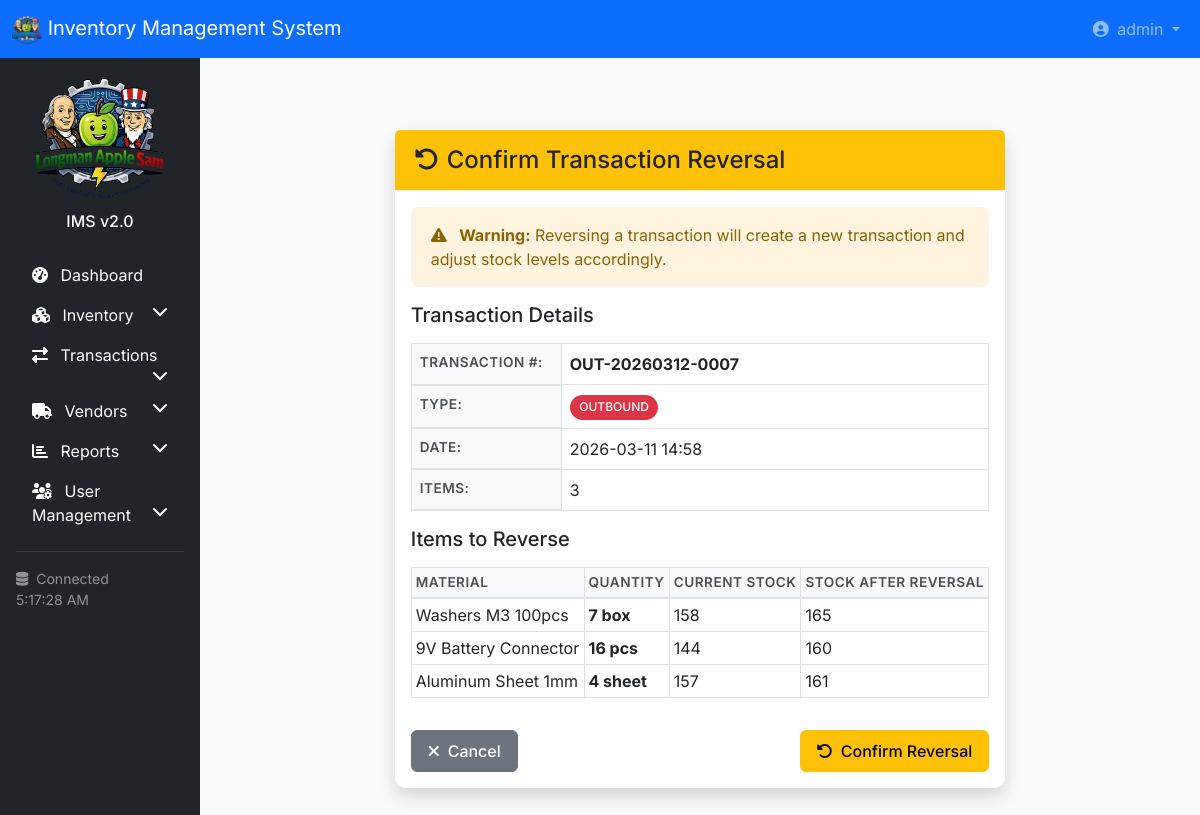
The page /transactions/transaction/7/reverse/ (signed in) on the database its author committed.
### transactions/models.py (models this page shows, shortened)
class Transaction(models.Model):
    TRANSACTION_TYPES = [
        ('inbound', 'Inbound'),
        ('outbound', 'Outbound'),
        ('return', 'Return'),
        ('adjustment', 'Adjustment'),
        ('transfer', 'Transfer'),
    ]
    transaction_number = models.CharField(max_length=50, unique=True)
    transaction_type = models.CharField(max_length=20, choices=TRANSACTION_TYPES)
    reference_number = models.CharField(max_length=50, blank=True, help_text="PO number, SO number, etc.")
    transaction_date = models.DateTimeField(default=timezone.now)
    notes = models.TextField(blank=True)
    created_by = models.ForeignKey('auth.User', on_delete=models.SET_NULL, null=True)
    created_at = models.DateTimeField(auto_now_add=True)
    updated_at = models.DateTimeField(auto_now=True)
    class Meta:
        ordering = ['-transaction_date']

class TransactionItem(models.Model):
    transaction = models.ForeignKey(Transaction, on_delete=models.CASCADE, related_name='items')
    material = models.ForeignKey('inventory.Material', on_delete=models.PROTECT)
    quantity = models.IntegerField(validators=[MinValueValidator(1)])
    unit_price = models.DecimalField(max_digits=10, decimal_places=2, default=0)
    line_total = models.DecimalField(max_digits=12, decimal_places=2, default=0)
    stock_before = models.IntegerField(default=0)
    stock_after = models.IntegerField(default=0)
    class Meta:
        ordering = ['id']

### inventory/models.py (models this page shows, shortened)
class Material(models.Model):
    STATUS_CHOICES = [
        ('active', 'Active'),
        ('inactive', 'Inactive'),
        ('discontinued', 'Discontinued'),
    ]
    ALERT_STATUS_CHOICES = [
        ('normal', 'Normal'),
        ('low', 'Low'),
        ('excess', 'Excess'),
    ]
    material_code = models.CharField(max_length=50, unique=True)
    name = models.CharField(max_length=200)
    category = models.ForeignKey(Category, on_delete=models.PROTECT, related_name='materials')
    description = models.TextField(blank=True)
    unit = models.CharField(max_length=20, help_text="e.g., pcs, kg, meters")
    specification = models.CharField(max_length=200, blank=True)
    current_stock = models.IntegerField(default=0, validators=[MinValueValidator(0)])
    minimum_stock = models.IntegerField(default=10)
    maximum_stock = models.IntegerField(default=1000)
    reorder_point = models.IntegerField(default=20)
    location = models.CharField(max_length=100, blank=True)
    unit_cost = models.DecimalField(max_digits=10, decimal_places=2, default=0)
    status = models.CharField(max_length=20, choices=STATUS_CHOICES, default='active')
    image = models.ImageField(upload_to='materials/', blank=True, null=True)
    created_at = models.DateTimeField(auto_now_add=True)
    updated_at = models.DateTimeField(auto_now=True)
    created_by = models.ForeignKey('auth.User', on_delete=models.SET_NULL, null=True)
    alert_status_override = models.CharField(
        max_length=20,
        choices=ALERT_STATUS_CHOICES,
        blank=True,
        null=True,
        help_text="Manually override the calculated alert status"
    )
    class Meta:
        ordering = ['material_code']

### transactions/views.py (the view, shortened to what this page needs)
# urls.py: path('transaction/<int:pk>/reverse/', views.reverse_transaction, name='reverse_transaction'),
@login_required
def reverse_transaction(request, pk):
    transaction = get_object_or_404(Transaction, pk=pk)
    if transaction.transaction_type == 'adjustment':
        messages.error(request, 'Adjustment transactions cannot be reversed.')
        return redirect('transactions:transaction_detail', pk=transaction.pk)
    context = {
        'transaction': transaction,
        'items': transaction.items.all(),
    }
    return render(request, 'transactions/reverse_confirm.html', context)

### transactions/templates/transactions/reverse_confirm.html (shortened to what this page needs)
{% extends 'base.html' %}
{% block content %}
<div class="container py-5">
    <div class="row justify-content-center">
        <div class="col-md-8">
            <div class="card shadow">
                <div class="card-header bg-warning text-dark">
                    <h4 class="mb-0"><i class="fas fa-undo-alt me-2"></i>Confirm Transaction Reversal</h4>
                </div>
                <div class="card-body">
                    <div class="alert alert-warning">
                        <i class="fas fa-exclamation-triangle me-2"></i>
                        <strong>Warning:</strong> Reversing a transaction will create a new transaction and adjust stock levels accordingly.
                    </div>
                    <h5 class="mb-3">Transaction Details</h5>
                    <table class="table table-bordered">
                        <tr>
                            <th style="width: 150px;">Transaction #:</th>
                            <td><strong>{{ transaction.transaction_number }}</strong></td>
                        </tr>
                        <tr>
                            <th>Type:</th>
                            <td>
                                {% if transaction.transaction_type == 'inbound' %}
                                    <span class="badge bg-success">INBOUND</span>
                                {% else %}
                                    <span class="badge bg-danger">OUTBOUND</span>
                                {% endif %}
                            </td>
                        </tr>
                        <tr>
                            <th>Date:</th>
                            <td>{{ transaction.transaction_date|date:"Y-m-d H:i" }}</td>
                        </tr>
                        <tr>
                            <th>Items:</th>
                            <td>{{ items|length }}</td>
                        </tr>
                    </table>
                    <h5 class="mb-3">Items to Reverse</h5>
                    <div class="table-responsive mb-3">
                        <table class="table table-sm table-bordered">
                            <thead class="table-light">
                                <tr>
                                    <th>Material</th>
                                    <th>Quantity</th>
                                    <th>Current Stock</th>
                                    <th>Stock After Reversal</th>
                                </tr>
                            </thead>
                            <tbody>
                                {% for item in items %}
                                <tr>
                                    <td>{{ item.material.name }}</td>
                                    <td class="fw-bold">{{ item.quantity }} {{ item.material.unit }}</td>
                                    <td>{{ item.material.current_stock }}</td>
                                    <td>
                                        {% if transaction.transaction_type == 'inbound' %}
                                            {{ item.material.current_stock|add:"-"|add:item.quantity }}
                                        {% else %}
                                            {{ item.material.current_stock|add:item.quantity }}
                                        {% endif %}
                                    </td>
                                </tr>
                                {% endfor %}
                            </tbody>
                        </table>
                    </div>
                    <form method="post">
                        <div class="d-flex justify-content-between">
                            <a href="{% url 'transactions:transaction_detail' transaction.id %}" class="btn btn-secondary">
                                <i class="fas fa-times me-2"></i>Cancel
                            </a>
                            <button type="submit" class="btn btn-warning" onclick="return confirm('Are you absolutely sure you want to reverse this transaction?')">
                                <i class="fas fa-undo-alt me-2"></i>Confirm Reversal
                            </button>
                        </div>
                    </form>
                </div>
            </div>
        </div>
    </div>
</div>
{% endblock %}

### templates/navbar.html (shortened to what this page needs)
<nav class="navbar navbar-expand-lg navbar-dark bg-primary">
    <div class="container-fluid">
        <a class="navbar-brand" href="{% url 'accounts:dashboard' %}">
            {% load static %}
            <img src="{% static 'img/company_logo.png' %}" class="opacity-20" alt="My logo" width="30" height="30">
            <span class="d-none d-sm-inline">Inventory Management System</span>
        </a>
        <div class="collapse navbar-collapse" id="navbarMain">
            <ul class="navbar-nav ms-auto">
                <li class="nav-item dropdown">
                    <a class="nav-link dropdown-toggle" href="#" id="userDropdown" role="button" data-bs-toggle="dropdown">
                        <i class="fas fa-user-circle me-1"></i>
                        <span class="d-none d-lg-inline">{{ user.get_full_name|default:user.username }}</span>
                    </a>
                </li>
            </ul>
        </div>
    </div>
</nav>

### static/css/custom.css (style rules this page uses)
:root { --primary-color: #4361ee; --success-color: #06d6a0; --warning-color: #ffb703; --danger-color: #e63946; --info-color: #4895ef; }
body { font-family: 'Inter', -apple-system, BlinkMacSystemFont, sans-serif; background-color: #f8f9fa; min-height: 100vh; }
.card { border: none; border-radius: 10px; box-shadow: 0 2px 10px rgba(0, 0, 0, 0.05); transition: transform 0.2s, box-shadow 0.2s; margin-bottom: 1.5rem; }
.card-header { background-color: white; border-bottom: 1px solid #e9ecef; padding: 1rem 1.25rem; font-weight: 600; }
.table th { background-color: #f8f9fa; color: #495057; font-weight: 600; font-size: 0.85rem; text-transform: uppercase; letter-spacing: 0.5px; border-bottom: 2px solid #dee2e6; }
.table td { vertical-align: middle; }
.btn { border-radius: 6px; font-weight: 500; padding: 0.5rem 1rem; }
.badge { padding: 0.4rem 0.6rem; font-weight: 500; border-radius: 30px; }
.alert { border-radius: 8px; border: none; padding: 1rem 1.25rem; }
.alert-warning { background-color: #fff4e0; color: #8a6300; }

### rows shown on the page
TransactionItem: material.name "Washers M3 100pcs", quantity "7", material.unit "box", material.current_stock "158", material.current_stock|add "165"
TransactionItem: material.name "9V Battery Connector", quantity "16", material.unit "pcs", material.current_stock "144", material.current_stock|add "160"
TransactionItem: material.name "Aluminum Sheet 1mm", quantity "4", material.unit "sheet", material.current_stock "157", material.current_stock|add "161"

### other values the page prints
{{ user.get_full_name|default:user.username }} "admin"
{{ items|length }} "3"
